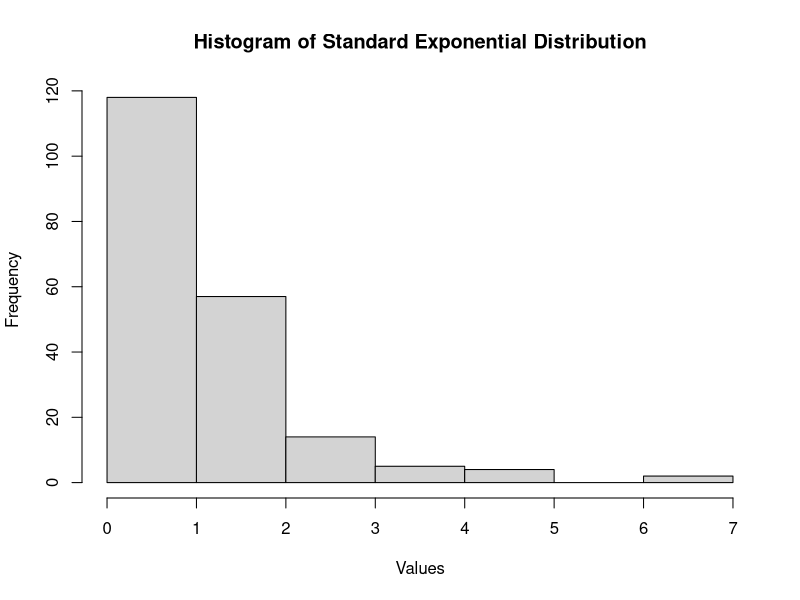
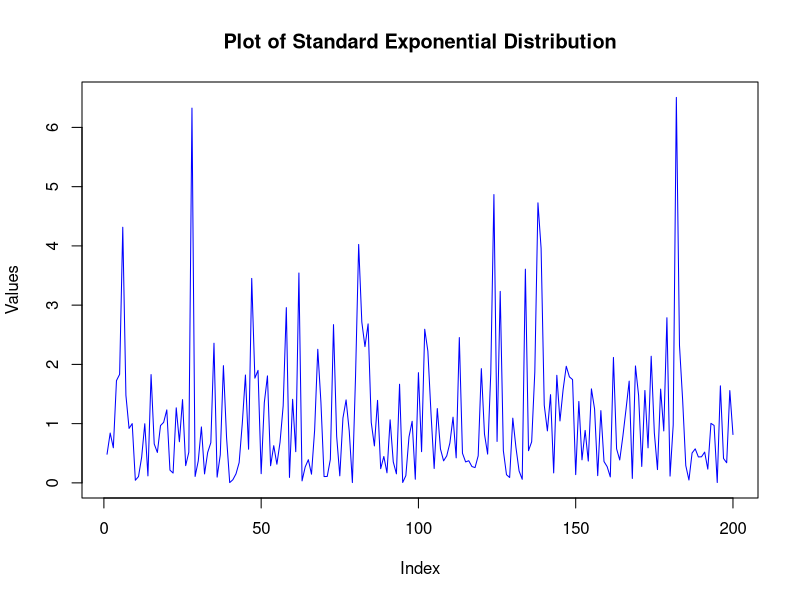
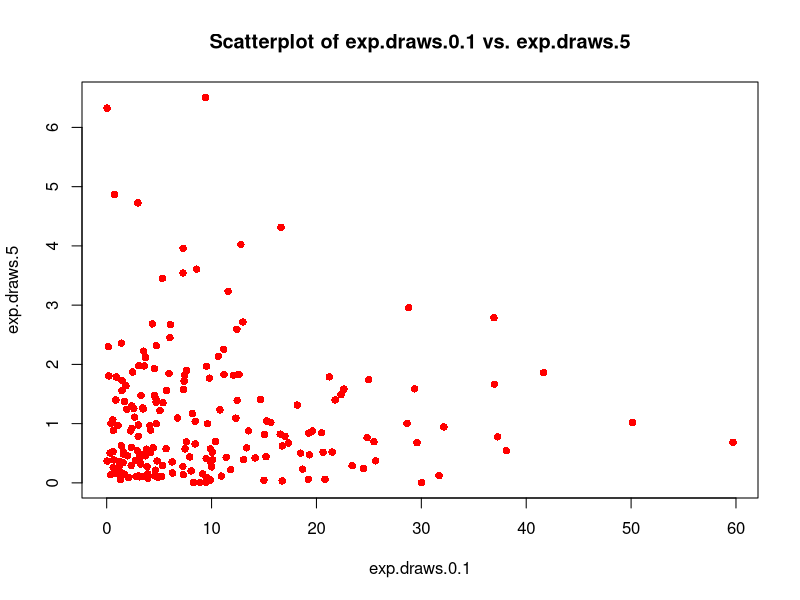
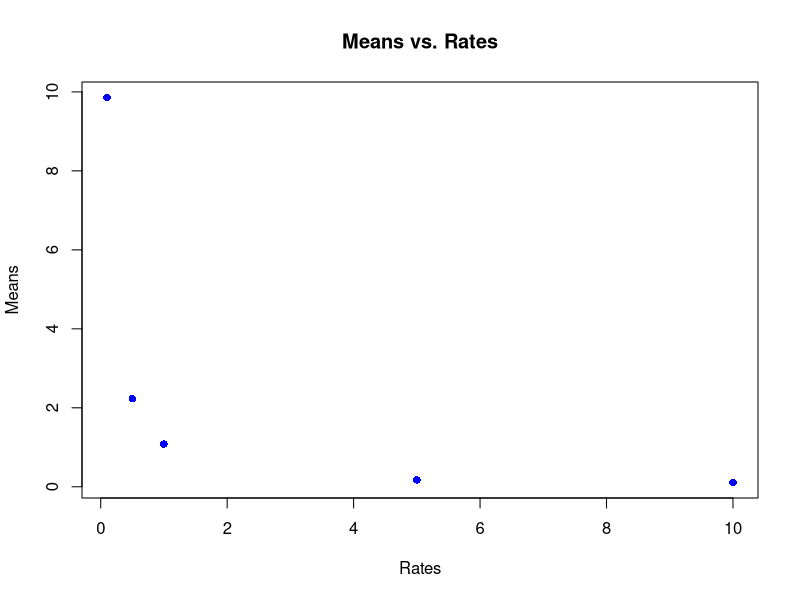
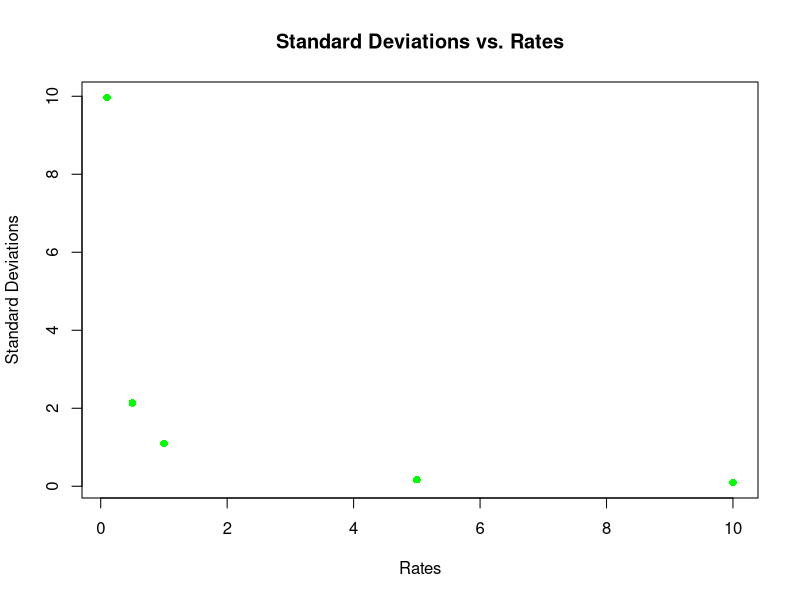
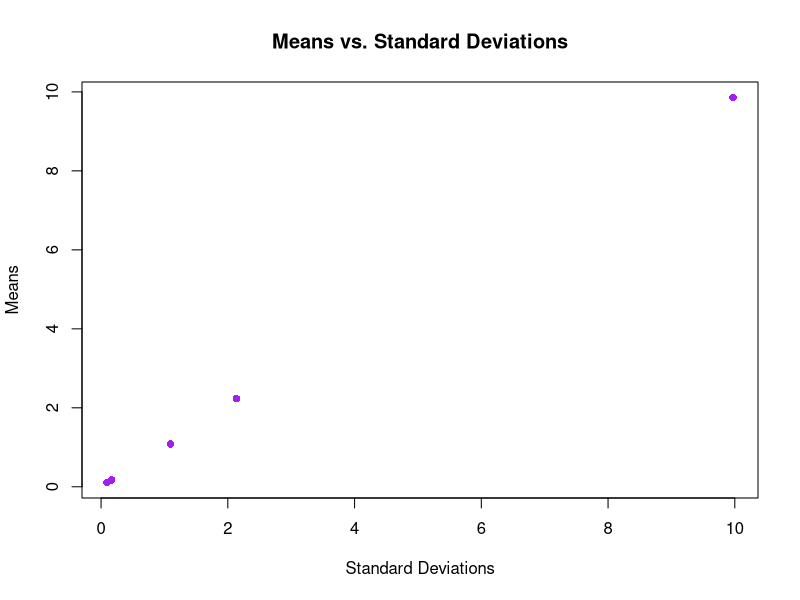
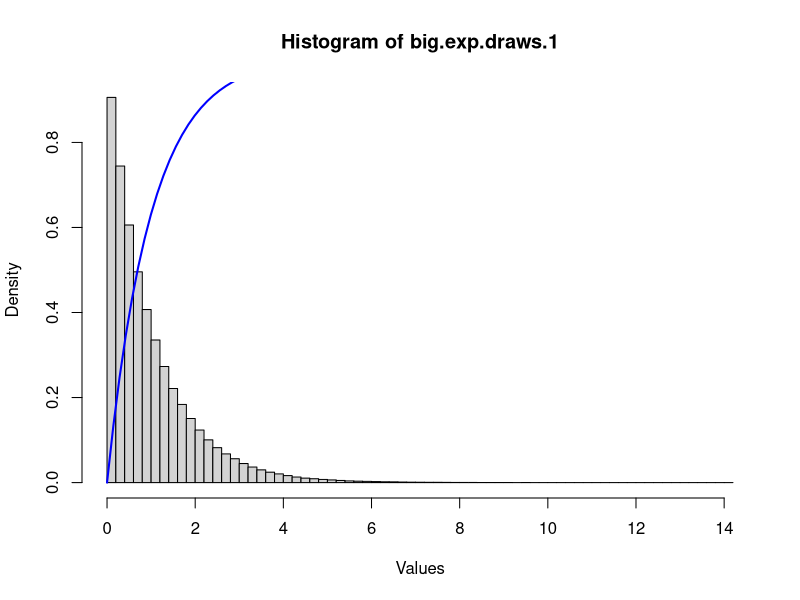
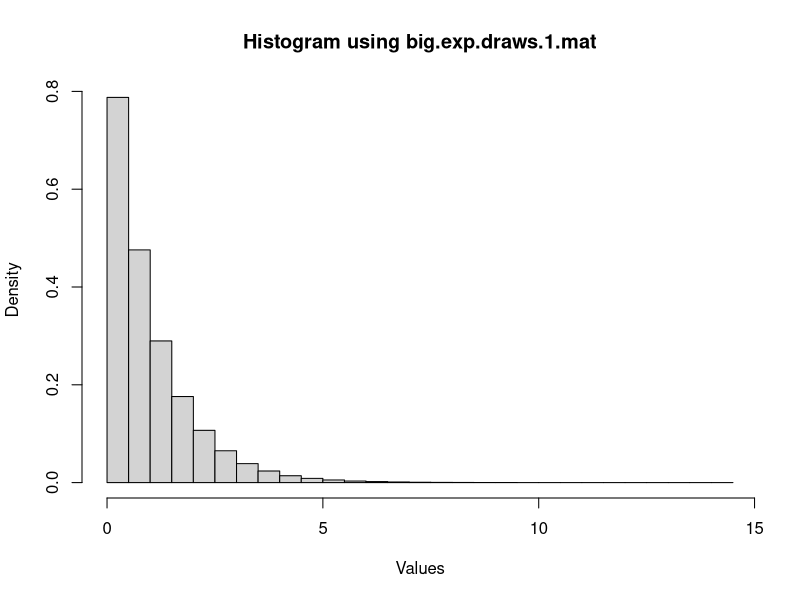

Write the R code that produced these figures, in order.
## ---- chunk 1
knitr::opts_chunk$set(echo = TRUE)
options(htmltools.dir.version = FALSE)
library(tidyverse)
## ---- chunk 2
rates <- c(0.1, 0.5, 1, 5, 10)
exp.draws <- vector("list", length(rates))
means <- vector("numeric", length(rates))
sds <- vector("numeric", length(rates))

for (i in seq_along(rates)) {
  exp.draws[[i]] <- rexp(200, rate = rates[i])
  means[i] <- mean(exp.draws[[i]])
  sds[i] <- sd(exp.draws[[i]])
  
  cat("exp.draws.",rates[i],": mean = ",means[i],", ",sep="")
  cat("standard deviation = ",sds[i],"\n",sep="")

}
exp.draws.0.1 <- exp.draws[[1]]
exp.draws.0.5 <- exp.draws[[2]]
exp.draws.1 <- exp.draws[[3]]
exp.draws.5 <- exp.draws[[4]]
exp.draws.10 <- exp.draws[[5]]
## ---- chunk 3
# Assuming exp.draws.1 is already defined as the standard exponential distribution
hist(exp.draws.1, main = "Histogram of Standard Exponential Distribution", xlab = "Values")
## ---- chunk 4
# Plotting random values from standard exponential distribution
plot(exp.draws.1, type = "l", col = "blue", main = "Plot of Standard Exponential Distribution", xlab = "Index", ylab = "Values")
## ---- chunk 5
# Plotting scatterplot of two random value vectors
plot(exp.draws[[1]], exp.draws[[3]], main = "Scatterplot of exp.draws.0.1 vs. exp.draws.5", xlab = "exp.draws.0.1", ylab = "exp.draws.5", col = "red", pch = 16)

## ---- chunk 6
# Scatterplots
# a. Means versus Rates
plot(rates, means, main = "Means vs. Rates", xlab = "Rates", ylab = "Means", col = "blue", pch = 16)

# b. Standard Deviations versus Rates
plot(rates, sds, main = "Standard Deviations vs. Rates", xlab = "Rates", ylab = "Standard Deviations", col = "green", pch = 16)

# c. Means versus Standard Deviations
plot(sds, means, main = "Means vs. Standard Deviations", xlab = "Standard Deviations", ylab = "Means", col = "purple", pch = 16)
## ---- chunk 7
big.exp.draws.1 <- rexp(1.1e6, rate = 1)
mean_big <- mean(big.exp.draws.1)
sd_big <- sd(big.exp.draws.1)
cat("big.exp.draws.1: mean = ", mean_big, ", standard deviation = ", sd_big,"\n",sep="")
## ---- chunk 8
# Plot histogram
hist(big.exp.draws.1, breaks = 100, freq = FALSE, main = "Histogram of big.exp.draws.1", xlab = "Values")

# Plot function 1 - exp(-x)
curve(1 - exp(-x), add = TRUE, col = "blue", lwd = 2)

## ---- chunk 9
# Create vector of entries greater than 1
greater_than_1 <- big.exp.draws.1[big.exp.draws.1 > 1]

# Calculate mean
mean_greater_than_1 <- mean(greater_than_1)
mean_greater_than_1

## ---- chunk 10
# Create matrix with 1100 rows and 1000 columns
big.exp.draws.1.mat <- matrix(big.exp.draws.1, nrow = 1100, ncol = 1000)

# Histogram using hist() function
hist_result <- hist(big.exp.draws.1.mat, freq = FALSE, main = "Histogram using big.exp.draws.1.mat", xlab = "Values")

## ---- chunk 11
# Calculate mean of the 371st column
mean_371st <- mean(big.exp.draws.1.mat[, 371])
mean_371st

## ---- chunk 12
# Calculate means of all columns
col_means <- colMeans(big.exp.draws.1.mat)

# Plot histogram of column means
hist(col_means, main = "Histogram of Column Means", xlab = "Means", breaks = 30)

## ---- chunk 13
# Square each number in big.exp.draws.1
squared_values <- big.exp.draws.1^2

# Calculate mean of squared values
mean_squared <- mean(squared_values)
mean_squared
